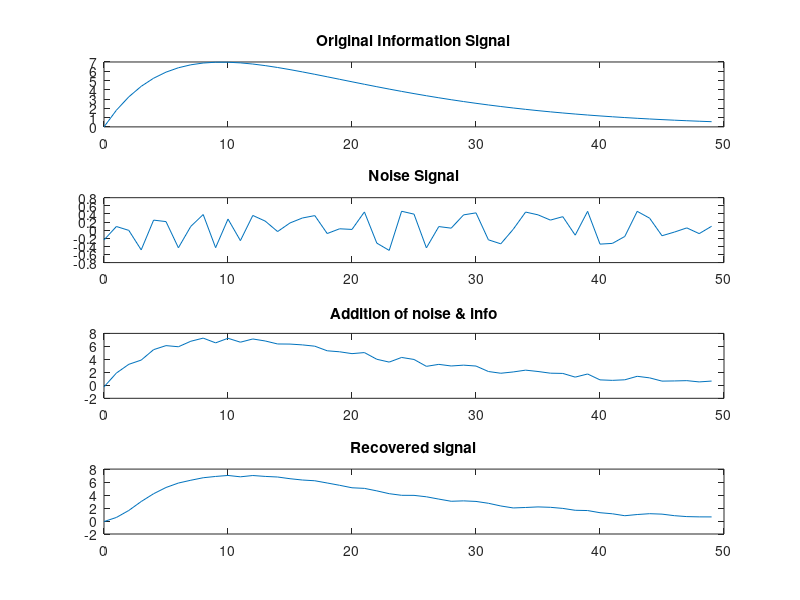
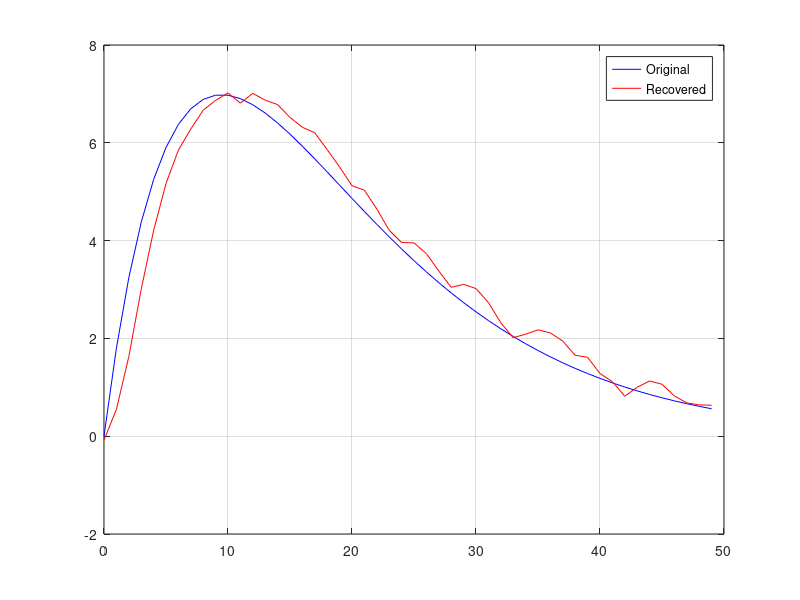

Recreate these plots in MATLAB, in order.
%n=-5:0.01:5;

R=50;
d=rand(R,1)-0.5;
n=0:1:R-1;  
s=2*(n.*(0.9).^n);
subplot(4,1,1);
plot(n,s);
title('Original Information Signal');
subplot(4,1,2);
plot(n,d);
title('Noise Signal');

add=s+d';
subplot(4,1,3)
plot(n,add);
title('Addition of noise & info')

% sub=add-d';
N=3;
b=ones(N,1)/N;
recovered=filter(b,1,add);
subplot(4,1,4);
plot(n,recovered);
title('Recovered signal');

figure
%plot(n,s,'b');
%hold on
plot(n,s,'b-',n,recovered,'r-')
%plot(n,recovered,'r')
legend Original Recovered
grid